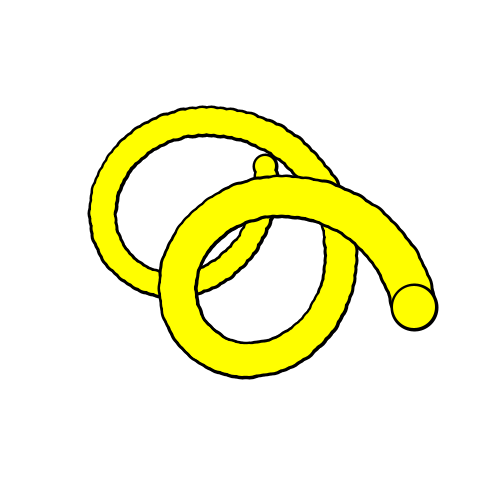
Frame 1 (no input)
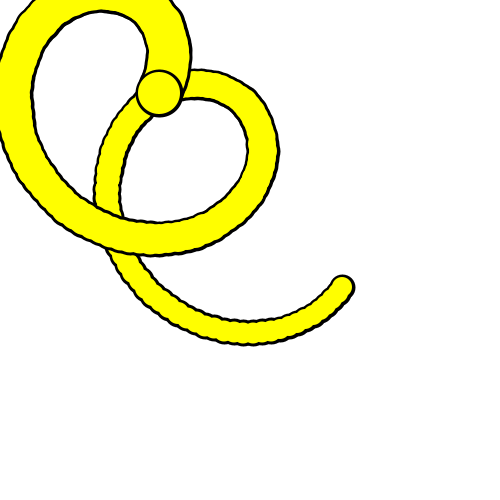
Frame 60 (the mouse pressed at the canvas centre just before this capture)
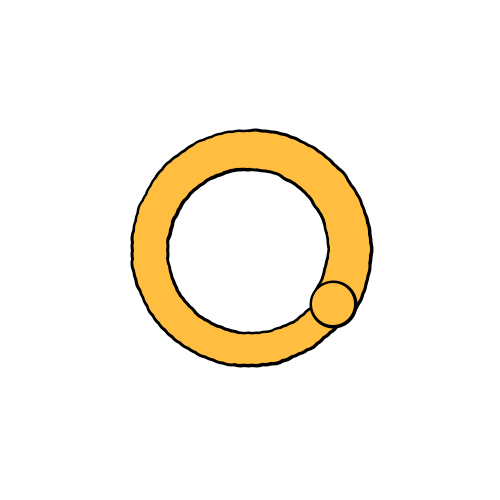
Frame 120 (the mouse held since frame 60 and released just before this capture)

The Processing sketch that drew these frames (run headless with seeded random() and noise(); from frame 60 on, the mouse is pressed at the canvas centre):

// Processing sketch: processing_108868
// ── processing_108868.pde

int[] x,y,r;
int num = 150;
int mode;
float vx,vy;

void setup()
{
  int i;
  float v;
  size(500,500);
  background(255);
//  smooth();
  
  x = new int[num];
  y = new int[num];
  r = new int[num];

  vx = (mouseX+0.01-width/2)/200;
  vy = (mouseY+0.01-height/2)/200;
  
  mode = 0;

  for(i=0;i<num;i++){
    v = 100*cos(2*TWO_PI*((i+0.1)/num))+i+width/3;
    x[i] = int(v);

    v = 100*sin(2*TWO_PI*((i+0.1)/num))+i+height/3;
    y[i] = int(v);
    v = 20 * pow(1.005,i);
    r[i] = int(v);
  }
}

void draw()
{
  int i;
  float v;
  color c;
  background(255);
  
  if(mode==0){
    vx = (mouseX+0.01-width/2)/200;
    vy = (mouseY+0.01-height/2)/200;
  }
  c = color(255,255-128*(mouseY+0.01)/height,127*(mouseX+0.01)/width);
  
  fill(0);
  stroke(0);
  strokeWeight(6);
  for(i=0;i<38;i++){
    ellipse(x[i],y[i],r[i],r[i]);
  }
  
  fill(c);
  noStroke();
  for(i=0;i<38;i++){
    ellipse(x[i],y[i],r[i],r[i]);
  }
  
  fill(0);
  stroke(0);
  strokeWeight(6);
  for(i=38;i<76;i++){
    ellipse(x[i],y[i],r[i],r[i]);
  }
  
  fill(c);
  noStroke();
  for(i=38-3;i<76+3;i++){
    ellipse(x[i],y[i],r[i],r[i]);
  }
  
  fill(0);
  stroke(0);
  strokeWeight(6);
  for(i=76;i<105;i++){
    ellipse(x[i],y[i],r[i],r[i]);
  }
  
  fill(c);
  noStroke();
  for(i=76-3;i<105+3;i++){
    ellipse(x[i],y[i],r[i],r[i]);
  }
  
  fill(0);
  stroke(0);
  strokeWeight(6);
  for(i=105;i<149;i++){
    ellipse(x[i],y[i],r[i],r[i]);
  }
  
  fill(c);
  noStroke();
  for(i=105-3;i<149;i++){
    ellipse(x[i],y[i],r[i],r[i]);
  }
  
  fill(0);
  stroke(0);
  strokeWeight(6);
  for(i=149;i<num;i++){
    ellipse(x[i],y[i],r[i],r[i]);
  }
  
  fill(c);
  noStroke();
  for(i=149;i<num;i++){
    ellipse(x[i],y[i],r[i],r[i]);
  }
  
  for(i=0;i<num;i++){
    v = 100*cos(2*TWO_PI*((i+0.1)/num)-((frameCount+0.1)/10))+(i+0.001)*vx+width/2;
    x[i] = int(v);

    v = 100*sin(2*TWO_PI*((i+0.1)/num)-((frameCount+0.1)/10))+(i+0.001)*vy+height/2;
    y[i] = int(v);

  }
}

void mouseClicked()
{
  if(mode == 0){
    mode = 1;
  }else{
    mode = 0;
  }
}
